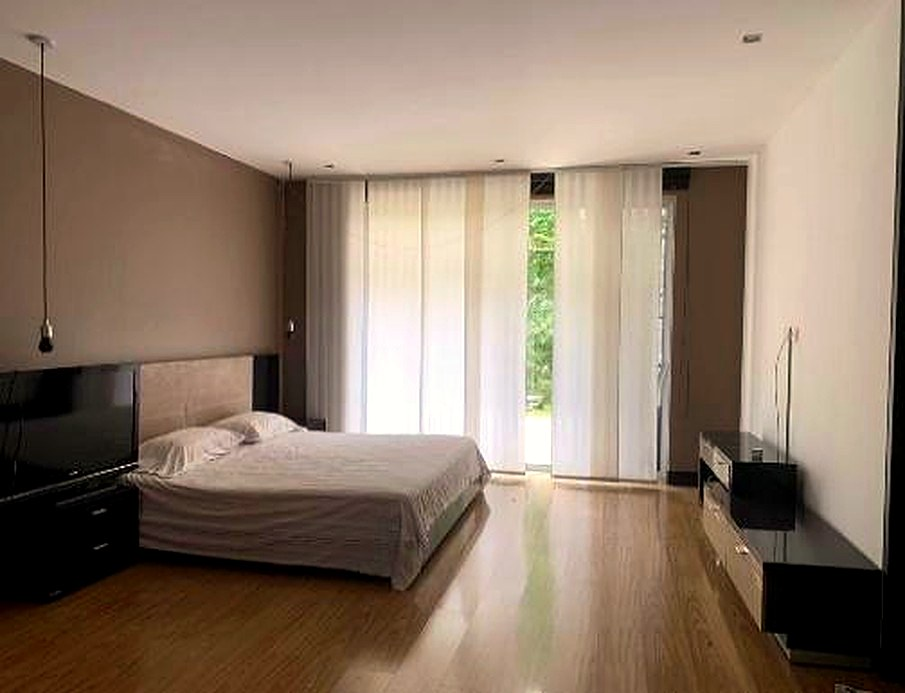
#> input picture brochures/pinares-alto-101-venta/fuente/assets/img/alcoba.jpg, 905 x 693 px, given in place of r-000.jpg, which was not available
$ python photos.py ../assets/img ../assets/img/cocina.jpg
#> lines starting #> are read from the running program, lines starting #| are printed output that depends on the picture
"""Clean up and export the brochure photos (mild contrast/warmth, gentle sharpening)."""
import sys
from PIL import Image, ImageOps, ImageEnhance, ImageFilter
src, dst = sys.argv[1], sys.argv[2]
# name -> (source file, min width for export)
PHOTOS = {
    "fachada":   ("src_rental/r-000.jpg", 0),
    "sala":      ("src_rental/r-001.jpg", 0),
    "cocina":    ("src_rental/r-002.jpg", 0),
    "alcoba":    ("src_rental/r-003.jpg", 0),
    "terraza":   ("src_rental/r-004.jpg", 0),
    # (la foto "PISCINA" del avalúo no es de Pinares Alto: no se usa)
    "salon":     ("src_rental/r-006.jpg", 0),
    "parque":    ("src_rental/r-007.jpg", 0),
    "comedor":   ("src_avaluo/a-025.jpg", 820),
    "balcon":    ("src_avaluo/a-037.jpg", 820),
    "balcon1":   ("src_avaluo/a-024.jpg", 820),
    "gimnasio":  ("src_avaluo/a-057.jpg", 820),
    "turco":     ("src_avaluo/a-069.jpg", 820),
    "vestier":   ("src_avaluo/a-055.jpg", 560),
    "bano":      ("src_avaluo/a-056.jpg", 560),
    "estar":     ("src_avaluo/a-047.jpg", 820),
    "porteria":  ("src_avaluo/a-013.jpg", 820),
}
for name, (rel, minw) in PHOTOS.items():
    im = Image.open(f"{src}/{rel}").convert("RGB")
#> im is the input picture: PIL image 905x693 RGB; mean R, G, B 144.8, 125.2, 107.9
    if minw and im.width < minw:
        h = round(im.height * minw / im.width)
        im = im.resize((minw, h), Image.LANCZOS)
    im = ImageOps.autocontrast(im, cutoff=0.4)
    im = ImageEnhance.Contrast(im).enhance(1.04)
    im = ImageEnhance.Color(im).enhance(1.06)
    # touch of warmth: lift red a hair, trim blue a hair
    r, g, b = im.split()
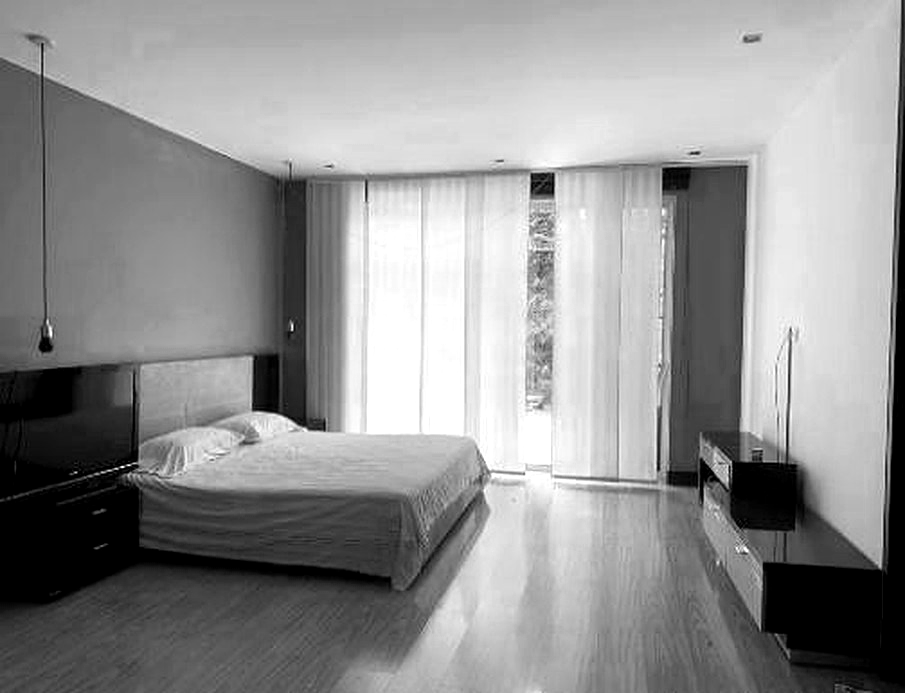
#> r: PIL image 905x693 L; min 0, max 255, mean 145.7
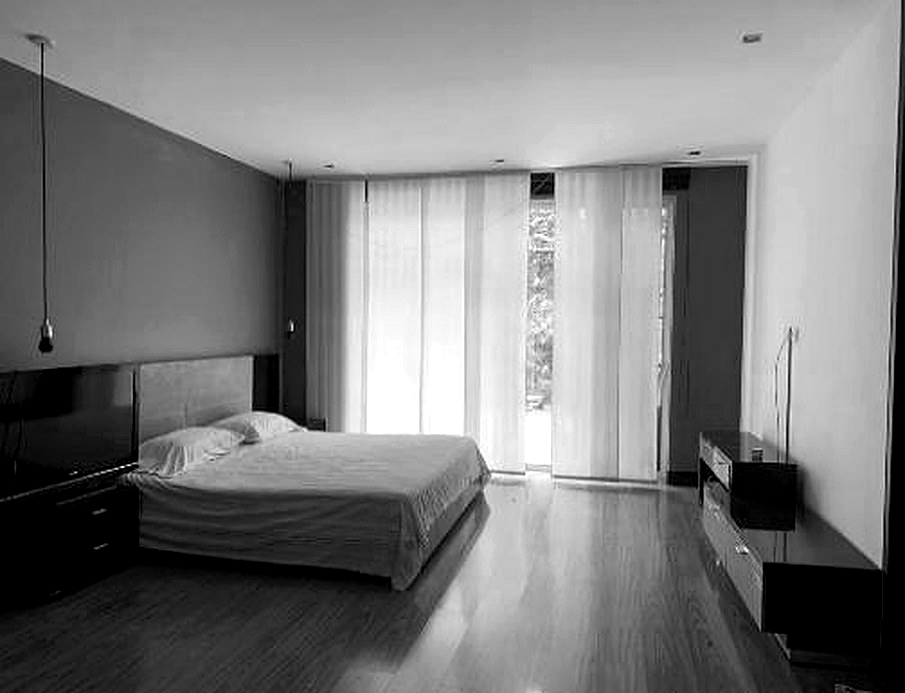
#> g: PIL image 905x693 L; min 0, max 255, mean 124
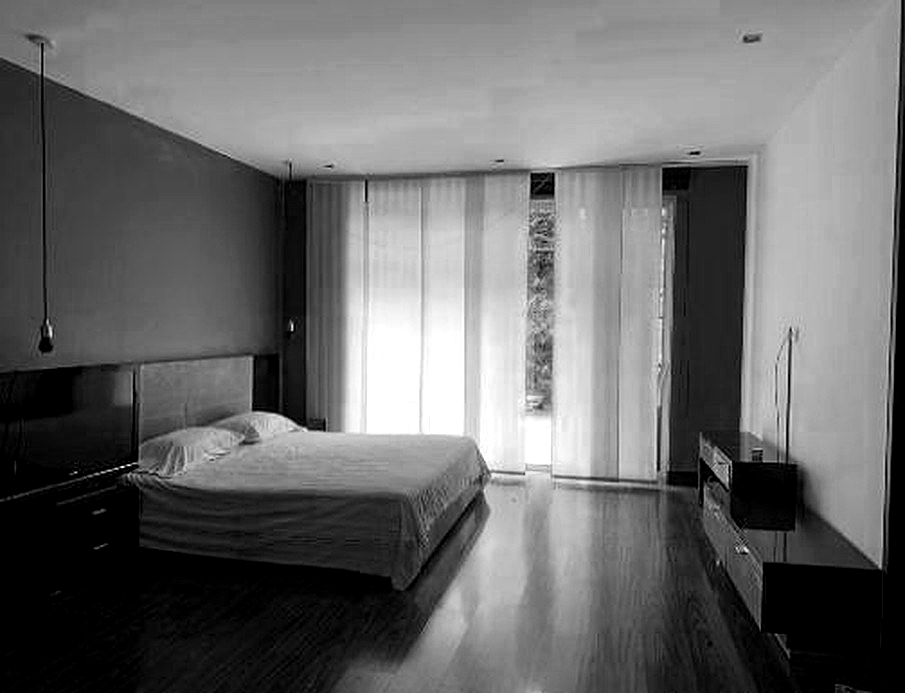
#> b: PIL image 905x693 L; min 0, max 255, mean 106.2
    r = r.point(lambda v: min(255, round(v * 1.015 + 1)))
    b = b.point(lambda v: round(v * 0.985))
    im = Image.merge("RGB", (r, g, b))
    im = im.filter(ImageFilter.UnsharpMask(radius=1.2, percent=60, threshold=2))
    im.save(f"{dst}/{name}.jpg", quality=88, optimize=True, progressive=True)
    print(name, im.size)
#| fachada (905, 693)
#> pass 2 of the loop `for name, (rel, minw) in PHOTOS.items():`:
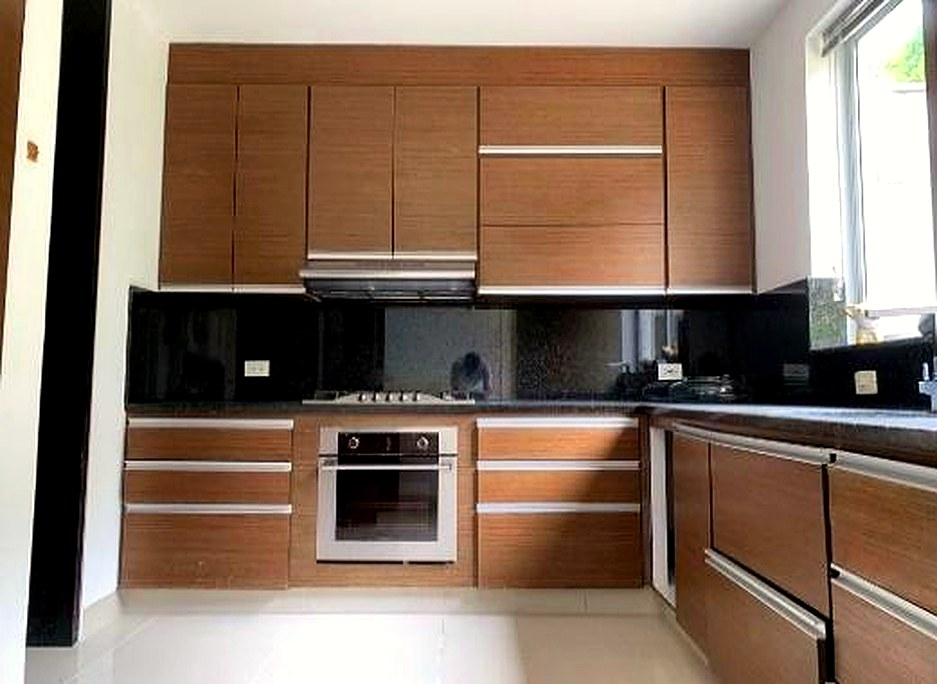
#> input picture brochures/pinares-alto-101-venta/fuente/assets/img/cocina.jpg, 937 x 684 px, given in place of r-001.jpg, which was not available
#> im is the input picture: PIL image 937x684 RGB; mean R, G, B 136.2, 115.4, 99.7
#> `r, g, b = im.split()`:
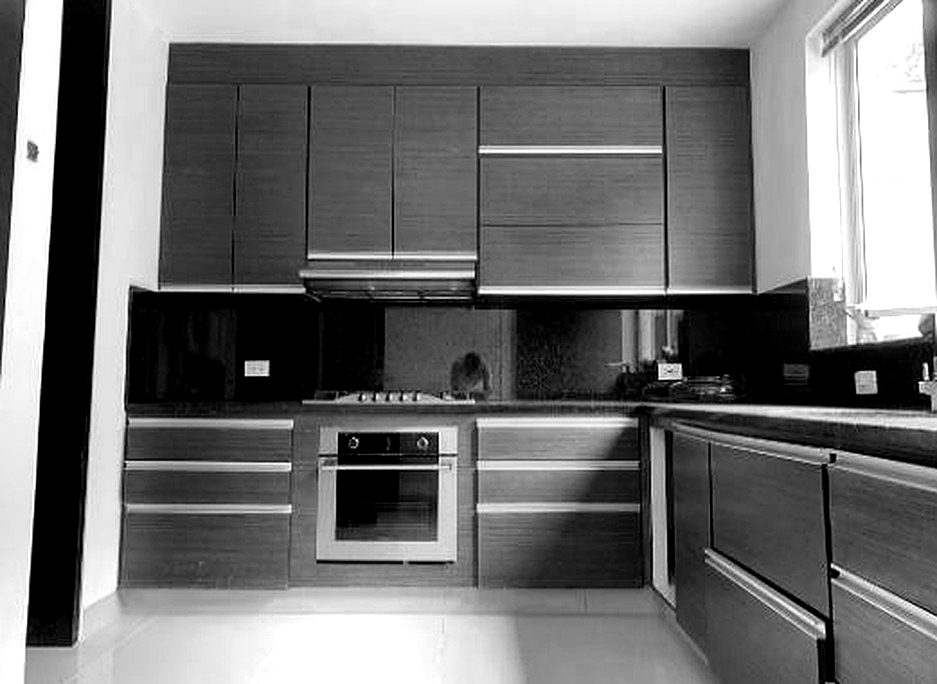
#> g: PIL image 937x684 L; min 0, max 255, mean 114.2
#> `r, g, b = im.split()`:
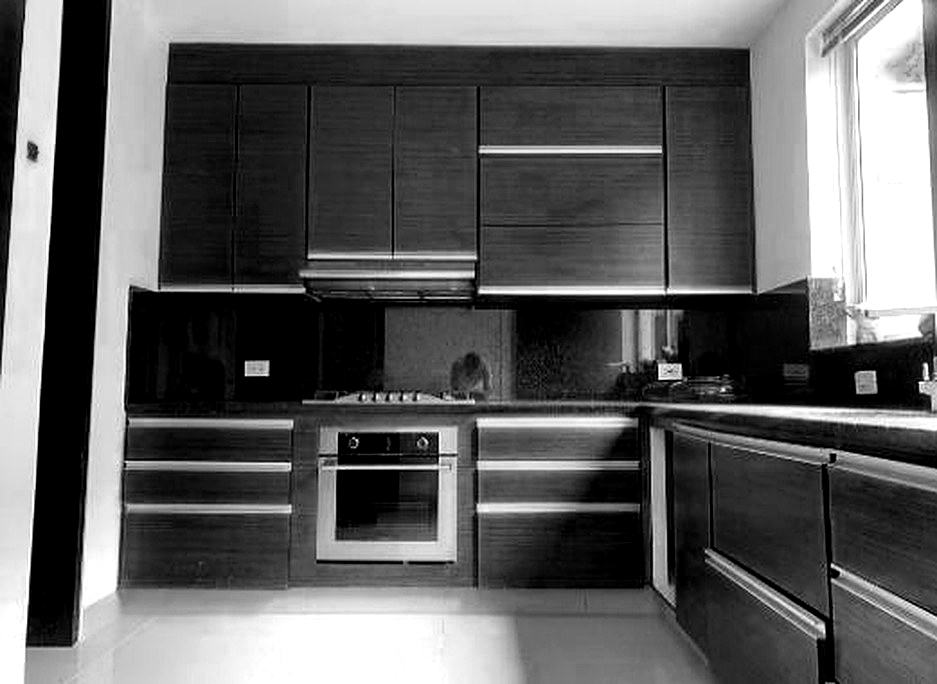
#> b: PIL image 937x684 L; min 0, max 255, mean 97.5
#| sala (937, 684)
#> (the run stopped early here; a loop or call above may not have finished)
